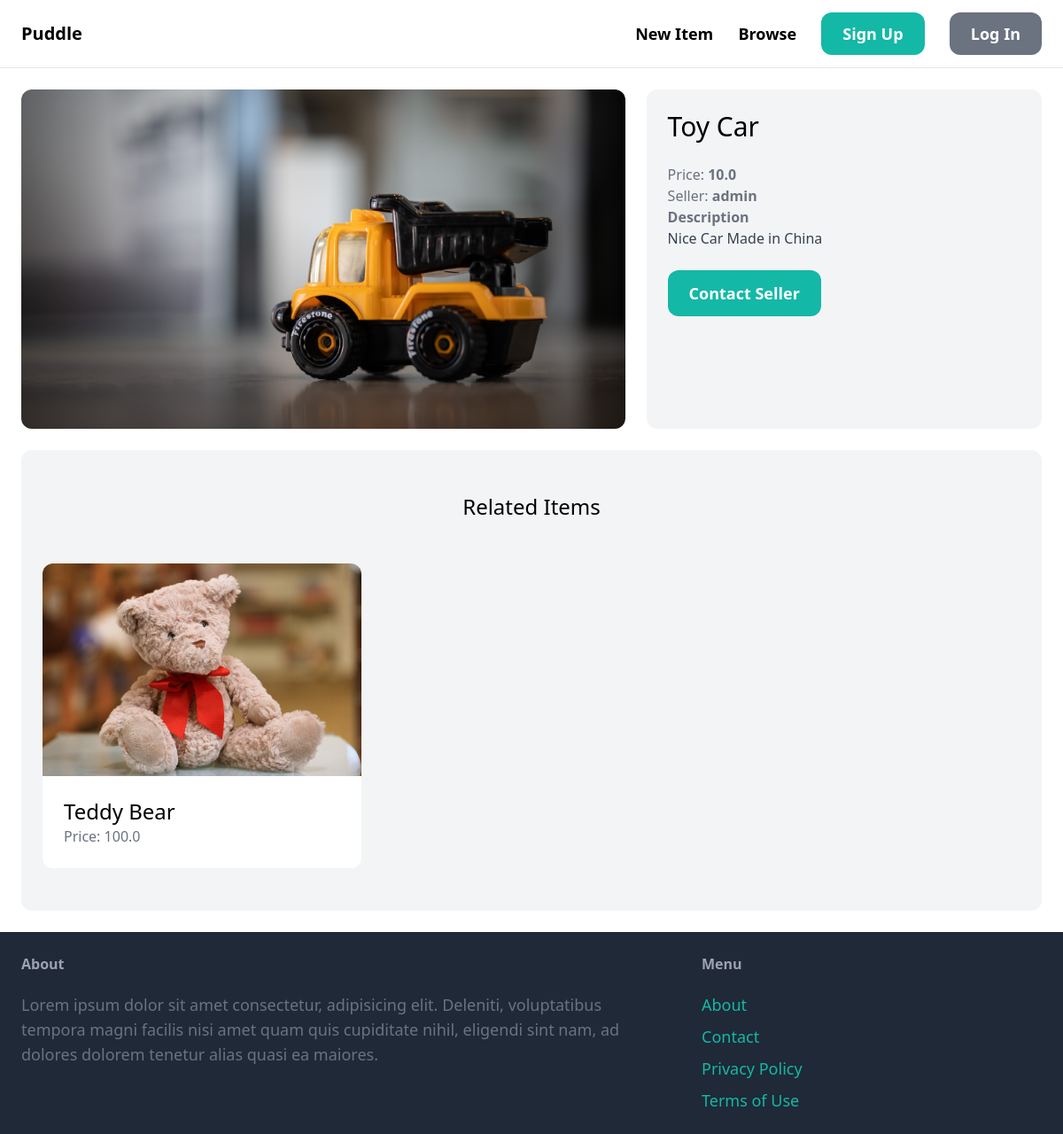
Screenshot of /items/3 with the database file from the repository.
### item/models.py (models this page shows, shortened)
class Item(models.Model):
    category = models.ForeignKey(Category, related_name='items', on_delete=models.CASCADE)
    name = models.CharField(max_length=255)
    description = models.TextField(blank=True, null=True)
    price = models.FloatField()
    image = models.ImageField(upload_to='item_images', blank=True, null=True)
    is_sold = models.BooleanField(default=False)
    created_by = models.ForeignKey(User, related_name='items', on_delete=models.CASCADE)
    created_at=models.DateTimeField(auto_now_add=True)
    class Meta:
        ordering= ('name',)
        verbose_name_plural='Items'

### item/views.py (the view)
# urls.py: path('<int:pk>', views.detail, name="detail"),
def detail(request, pk):
    item = get_object_or_404(Item, pk=pk)
    related_items = Item.objects.filter(category = item.category, is_sold=False).exclude(pk=pk)[0:3]
    return render(request, 'item/detail.html', {
        'item': item,
        'related_items': related_items,
    })

### item/templates/item/detail.html (shortened to what this page needs)
{% extends 'core/base.html' %}
{% block content %}
    <div class="grid grid-cols-5 gap-6">
        <div class="col-span-3">
            <img src="{{ item.image.url }}" class="rounded-xl">
        </div>
        <div class="col-span-2 p-6 bg-gray-100 rounded-xl">
            <h1 class="mb-6 text-3xl">{{item.name}}</h1>
            <p class="text-gray-500">Price: <strong>{{item.price}}</strong></p>
            <p class="text-gray-500">Seller: <strong>{{item.created_by.username}}</strong></p>
            {% if item.description %}
            <p class="text-gray-700"><strong class="text-gray-500">Description</strong><br>
            {{item.description}}
            </p>
            {% endif%}
            <a href="#" class="inline-block mt-6 px-6 py-3 text-lg font-semibold bg-teal-500 text-white rounded-xl hover:bg-teal-700">Contact Seller</a>
        </div>
    </div>
    <div class="mt-6 px-6 py-12 bg-gray-100 rounded-xl">
        <h2 class="mb-12 text-2xl text-center">Related Items</h2>
        <div class="grid grid-cols-3 gap-3">
                {% for item in related_items %}
                    <div>
                        <a href="{% url 'item:detail' item.id %}">
                            <div>
                                <img src="{{ item.image.url }}" class="rounded-t-xl">
                            </div>
                            <div class="p-6 bg-white rounded-b-xl">
                                <h2 class="text-2xl">{{item.name}}</h2>
                                <p class="text-gray-500">Price: {{item.price}}</p>
                            </div>
                        </a>
                    </div>
                {% endfor %}
        </div>
    </div>
{%endblock%}

### rows the page displays
Item: image (picture), name "Toy Car", price "10.0", created_by.username "admin", description "Nice Car Made in China"
Item: image (picture), name "Teddy Bear", price "100.0"
